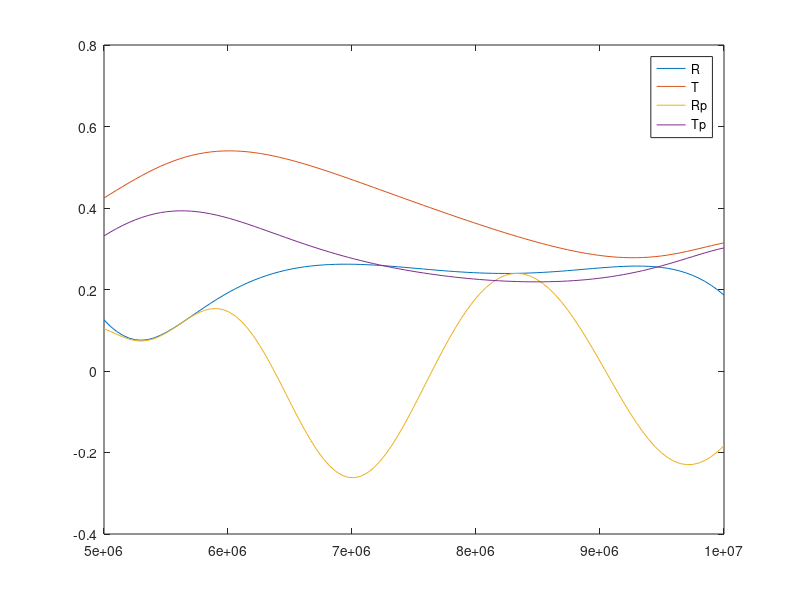
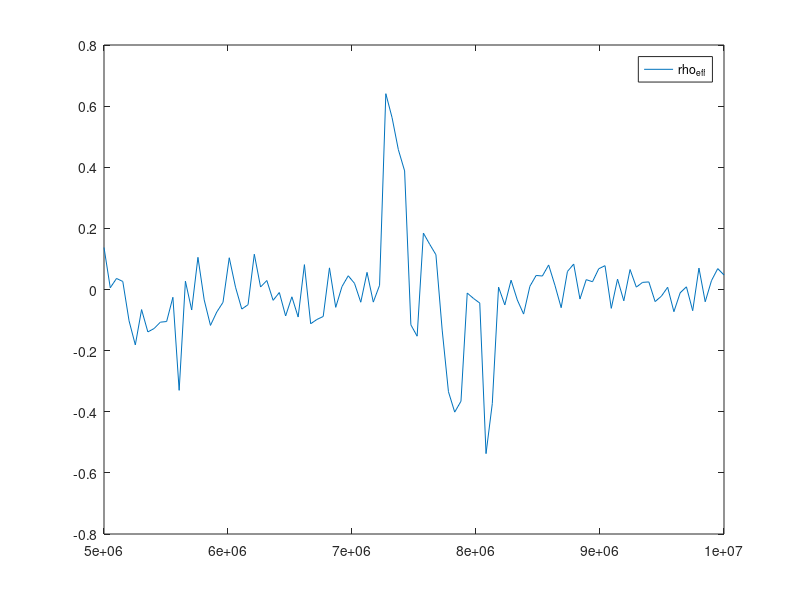
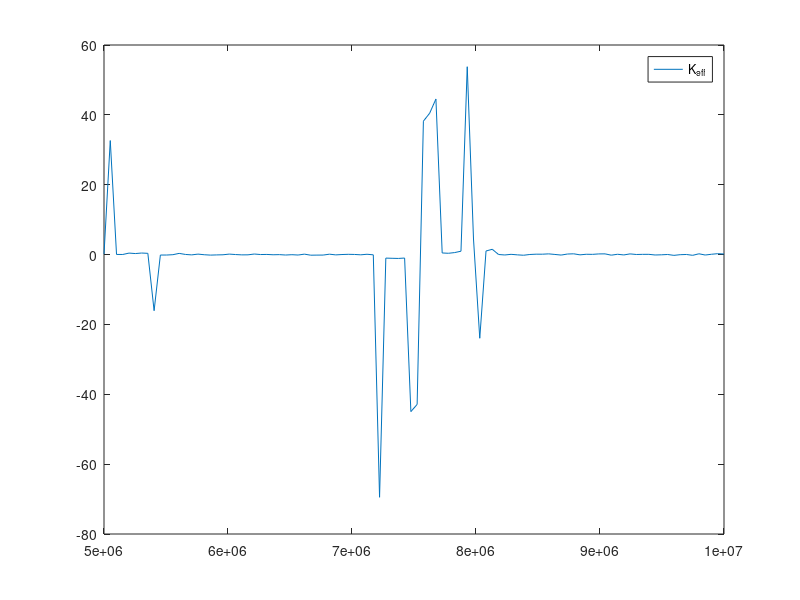

Write the MATLAB code that produced these figures, in order.

clc,clear
close all

load('reflected_coefficient.mat')
load('transmission_coefficient.mat')
x = linspace(5e6,10e6,100);
x_label = 'Time/s';

figure(1)
plot(x, abs(r));
hold on
plot(x, abs(t));
hold on 
plot(x, imag(r));
hold on 
plot(x, imag(t));
legend('R','T','Rp','Tp')

load rho_eff.mat
load K_eff.mat
x = linspace(5e6,10e6,100);

figure(2)
plot(x, rho_eff(:,2)');
legend('rho_e_f_f')
figure(3)
plot(x, K_eff(:,2)');
legend('K_e_f_f')
